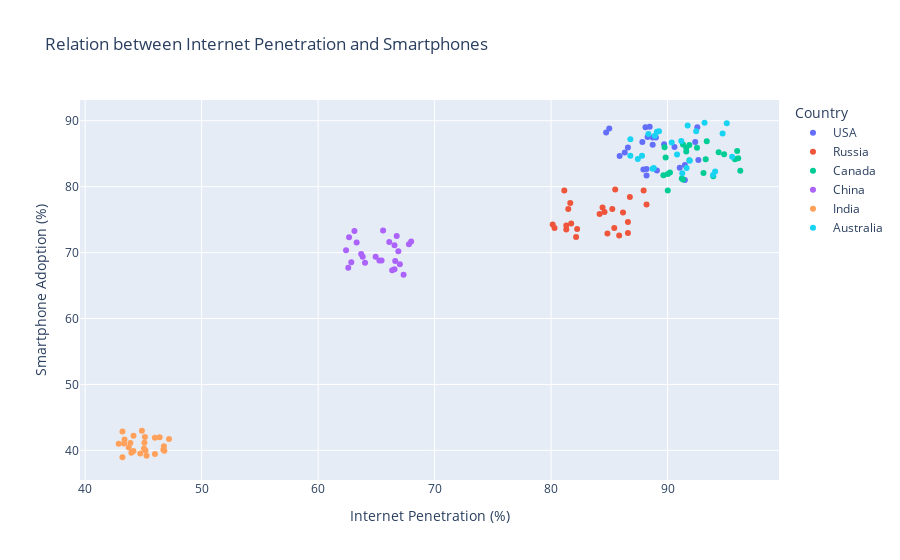

Notebook cell for this chart:
### Code cell
fig = px.scatter(countries, x='Internet Penetration (%)', y='Smartphone Adoption (%)', color='Country', 
                 title='Relation between Internet Penetration and Smartphones')
fig.show()

### Figure 1 — Plotly figure (JSON) as saved in the notebook; plotly's stock layout.template omitted (floating-point values rounded to 4 significant figures)
{"data": [{"hovertemplate": "Country=USA<br>Internet Penetration (%)=%{x}<br>Smartphone Adoption (%)=%{y}<extra></extra>", "legendgroup": "USA", "marker": {"color": "#636efa", "symbol": "circle"}, "mode": "markers", "name": "USA", "orientation": "v", "showlegend": true, "type": "scatter", "x": [84.73, 85.89, 91.49, 88.11, 87.84, 89.09, 91.05, 88.2, 88.73, 88.2, 90.6, 88.29, 89, 87.93, 92.65, 92.56, 92.38, 85, 89.71, 91.49, 86.6, 88.47, 86.33, 88.73], "xaxis": "x", "y": [88.23, 84.66, 81, 89, 86.78, 82.45, 82.88, 82.7, 87.47, 81.69, 86.02, 87.55, 87.47, 82.62, 84.06, 89, 86.78, 88.83, 86.44, 83.3, 85.94, 89.08, 85.17, 86.36], "yaxis": "y"}, {"hovertemplate": "Country=Russia<br>Internet Penetration (%)=%{x}<br>Smartphone Adoption (%)=%{y}<extra></extra>", "legendgroup": "Russia", "marker": {"color": "#EF553B", "symbol": "circle"}, "mode": "markers", "name": "Russia", "orientation": "v", "showlegend": true, "type": "scatter", "x": [84.84, 86.6, 81.31, 82.15, 81.31, 85.51, 81.14, 84.17, 82.24, 85.43, 85.85, 84.42, 80.3, 81.48, 88.2, 84.59, 81.73, 86.18, 86.77, 85.26, 81.65, 86.6, 87.95, 80.14], "xaxis": "x", "y": [72.88, 74.63, 73.49, 72.35, 74.1, 79.57, 79.42, 75.85, 73.57, 73.72, 72.58, 76.84, 73.72, 76.61, 77.29, 76.15, 74.4, 76.08, 78.43, 76.61, 77.52, 72.96, 79.42, 74.25], "yaxis": "y"}, {"hovertemplate": "Country=Canada<br>Internet Penetration (%)=%{x}<br>Smartphone Adoption (%)=%{y}<extra></extra>", "legendgroup": "Canada", "marker": {"color": "#00cc96", "symbol": "circle"}, "mode": "markers", "name": "Canada", "orientation": "v", "showlegend": true, "type": "scatter", "x": [89.75, 93.09, 95.79, 91.88, 92.53, 93.28, 90.02, 89.65, 91.33, 94.86, 91.33, 90.02, 91.88, 95.98, 91.61, 91.61, 90.21, 91.23, 89.84, 94.39, 96.25, 96.07, 93.93, 93.37], "xaxis": "x", "y": [85.99, 82.09, 84.16, 84, 85.91, 84.16, 81.92, 81.75, 81.09, 84.91, 86.4, 79.43, 86.32, 85.41, 85.91, 85.32, 82.17, 81.26, 84.41, 85.24, 82.42, 84.33, 81.59, 86.9], "yaxis": "y"}, {"hovertemplate": "Country=China<br>Internet Penetration (%)=%{x}<br>Smartphone Adoption (%)=%{y}<extra></extra>", "legendgroup": "China", "marker": {"color": "#ab63fa", "symbol": "circle"}, "mode": "markers", "name": "China", "orientation": "v", "showlegend": true, "type": "scatter", "x": [66.56, 63.31, 66.75, 67.99, 67.8, 66.62, 66.56, 62.85, 66.36, 67.34, 66.11, 66.89, 67.02, 62.59, 63.12, 65.45, 62.66, 63.7, 65.26, 63.83, 64.94, 65.58, 64.03, 62.4], "xaxis": "x", "y": [71.12, 71.54, 72.52, 71.68, 71.26, 68.74, 67.48, 68.53, 67.34, 66.64, 71.61, 70.21, 68.25, 67.69, 73.29, 68.81, 72.31, 69.79, 68.81, 69.37, 69.37, 73.36, 68.46, 70.35], "yaxis": "y"}, {"hovertemplate": "Country=India<br>Internet Penetration (%)=%{x}<br>Smartphone Adoption (%)=%{y}<extra></extra>", "legendgroup": "India", "marker": {"color": "#FFA15A", "symbol": "circle"}, "mode": "markers", "name": "India", "orientation": "v", "showlegend": true, "type": "scatter", "x": [46.4, 43.97, 44.15, 45.05, 44.15, 43.2, 45.99, 46.71, 42.88, 43.74, 46.76, 45.99, 43.34, 43.88, 45.13, 43.2, 44.73, 43.38, 47.2, 46.8, 44.87, 45.09, 45.27, 45.18], "xaxis": "x", "y": [41.98, 39.65, 39.89, 40.26, 42.23, 42.84, 39.44, 40.1, 41, 40.43, 40.63, 41.9, 41.04, 41.12, 42.02, 38.95, 39.52, 41.66, 41.7, 39.93, 42.97, 41.16, 39.16, 39.98], "yaxis": "y"}, {"hovertemplate": "Country=Australia<br>Internet Penetration (%)=%{x}<br>Smartphone Adoption (%)=%{y}<extra></extra>", "legendgroup": "Australia", "marker": {"color": "#19d3f3", "symbol": "circle"}, "mode": "markers", "name": "Australia", "orientation": "v", "showlegend": true, "type": "scatter", "x": [91.18, 93.18, 91.91, 94.73, 90.36, 87.45, 89.09, 90.82, 86.81, 94.09, 88.91, 88.36, 95.55, 93.91, 91.73, 95.09, 91.27, 88.82, 87.81, 92.46, 91.64, 89.27, 88.72, 86.81], "xaxis": "x", "y": [86.95, 89.7, 83.94, 88.06, 86.69, 84.19, 88.32, 84.88, 84.71, 82.3, 87.72, 87.98, 84.54, 81.79, 89.27, 89.61, 82.04, 82.82, 84.71, 88.41, 82.82, 88.41, 82.73, 87.2], "yaxis": "y"}], "layout": {"legend": {"title": {"text": "Country"}, "tracegroupgap": 0}, "title": {"text": "Relation between Internet Penetration and Smartphones"}, "xaxis": {"anchor": "y", "domain": [0, 1], "title": {"text": "Internet Penetration (%)"}}, "yaxis": {"anchor": "x", "domain": [0, 1], "title": {"text": "Smartphone Adoption (%)"}}}}
